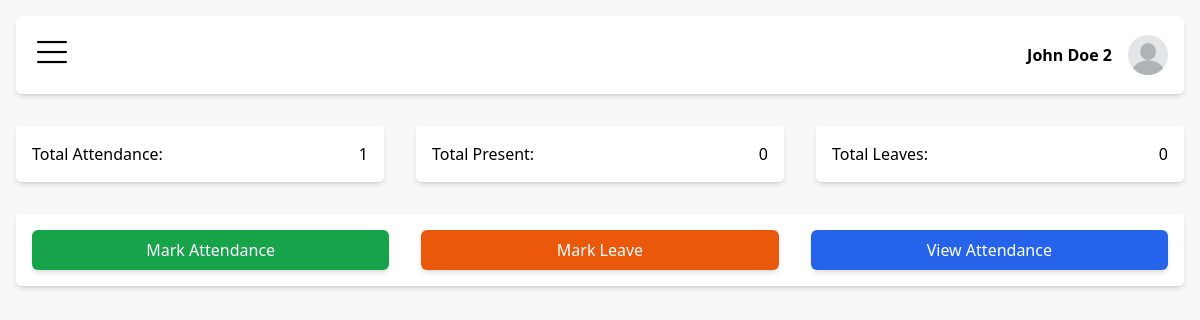
Page / (signed in) on the earlier database version.
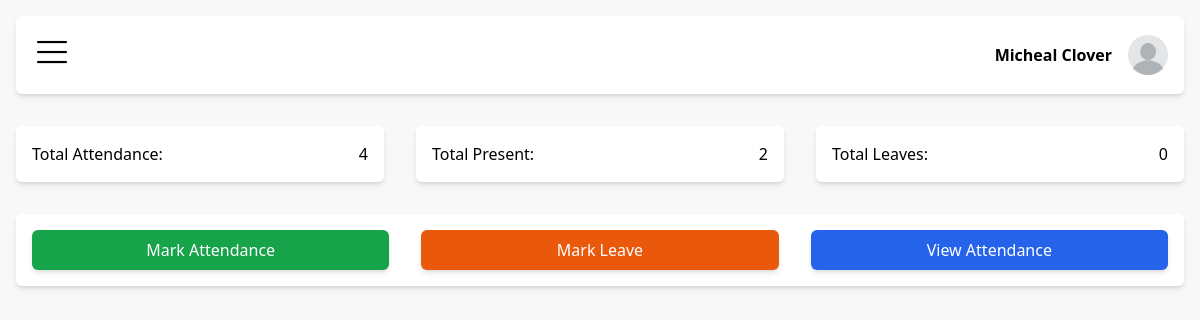
Same page on the later database version.
### tables this page shows
CREATE TABLE `users` (
  `id` varchar(8) NOT NULL,
  `name` text NOT NULL,
  `email` text NOT NULL,
  `pass` text NOT NULL,
  `img` text NOT NULL,
  `status` varchar(7) NOT NULL DEFAULT 'student'
);

### index.php (the view, shortened to what this page needs)
<?php
include ("partials/_dbconnect.php");
$id = $_SESSION["id"];
$sql = "SELECT * FROM `users` WHERE `id` = ?";
$stmt = mysqli_prepare($conn, $sql);
mysqli_stmt_bind_param($stmt, "s", $id);
mysqli_stmt_execute($stmt);
$result = mysqli_stmt_get_result($stmt);
$row = mysqli_fetch_assoc($result);
$name = $row["name"];
$profile_img = $row["img"];
?>
<!DOCTYPE html>
<html lang="en">
<head>
  <script src="https://cdn.tailwindcss.com"></script>
  <link rel="stylesheet" href="side/style.css" />
</head>
<body class="bg-[#F8F8F8]">
  <header class="m-4 p-4 flex justify-between bg-white rounded-md shadow-md relative">
    <div class="cursor-pointer">
      <button onclick="menuHandler()">
        <img src="images/menu.png" class="w-10 h-10" />
      </button>
    </div>
    <div class="flex items-center space-x-4">
      <p class="font-bold">
        <?php echo $name; ?>
      </p>
      <button onclick="profileSetting()">
        <?php
        if ($profile_img == "none") {
          echo '<img src="images/profile/default.jpg" class="w-10 h-10 rounded-full" />';
        } else {
          echo '<img src="images/profile/' . $profile_img . '" class="w-10 h-10 rounded-full object-cover" />';
        }
        ?>
      </button>
    </div>
  </header>
  <?php
  $sql = "SELECT $id FROM `attendance`";
  $stmt = mysqli_prepare($conn, $sql);
  mysqli_stmt_execute($stmt);
  $result = mysqli_stmt_get_result($stmt);
  $attendance = 0;
  $present = 0;
  $leaves = 0;
  while ($row = mysqli_fetch_assoc($result)) {
    if ($row[$id] != 0) {
      $attendance++;
    }
    if ($row[$id] == 1) {
      $present++;
    }
  }
  ?>
  <div class="grid grid-cols-1 md:grid-cols-3">
    <div class="m-4 p-4 flex justify-between bg-white rounded-md shadow-md">
      <p class="">Total Attendance:</p>
      <span>
        <?php echo $attendance; ?>
      </span>
    </div>
    <div class="m-4 p-4 flex justify-between bg-white rounded-md shadow-md">
      <p class="">Total Present:</p>
      <span>
        <?php echo $present; ?>
      </span>
    </div>
    <div class="m-4 p-4 flex justify-between bg-white rounded-md shadow-md">
      <p class="">Total Leaves:</p>
      <span>
        <?php echo $leaves; ?>
      </span>
    </div>
  </div>
  <div class="m-4 p-4 grid grid-cols-1 md:grid-cols-3 justify-between bg-white rounded-md shadow-md gap-4 md:gap-8">
    <button class="py-2 rounded-md bg-green-600 active:bg-green-800 text-white shadow-md"
      onclick="window.location.assign('partials/_mark?mark=1')">
      Mark Attendance
    </button>
    <button class="py-2 rounded-md bg-orange-600 active:bg-orange-700 text-white shadow-md"
      onclick="window.location.assign('partials/_mark?mark=2')">
      Mark Leave
    </button>
    <button class="py-2 rounded-md bg-blue-600 active:bg-blue-800 text-white shadow-md"
      onclick="document.getElementById('attendance-container').classList.toggle('hidden')">
      View Attendance
    </button>
  </div>
</body>
</html>

### side/style.css (style rules this page uses)
html, :host { line-height: 1.5; -webkit-text-size-adjust: 100%; -moz-tab-size: 4; -o-tab-size: 4; tab-size: 4; font-family: ui-sans-serif, system-ui, sans-serif, "Apple Color Emoji", "Segoe UI Emoji", "Segoe UI Symbol", "Noto Color Emoji"; font-feature-settings: normal; font-variation-settings: normal; -webkit-tap-highlight-color: transparent; }
body { margin: 0; line-height: inherit; }
button, input, optgroup, select, textarea { font-family: inherit; font-feature-settings: inherit; font-variation-settings: inherit; font-size: 100%; font-weight: inherit; line-height: inherit; letter-spacing: inherit; color: inherit; margin: 0; padding: 0; }
button, select { text-transform: none; }
button, input:where([type='button']), input:where([type='reset']), input:where([type='submit']) { -webkit-appearance: button; background-color: transparent; background-image: none; }
blockquote, dl, dd, h1, h2, h3, h4, h5, h6, hr, figure, p, pre { margin: 0; }
button, [role="button"] { cursor: pointer; }
img, svg, video, canvas, audio, iframe, embed, object { display: block; vertical-align: middle; }
img, video { max-width: 100%; height: auto; }
.relative { position: relative; }
.m-4 { margin: 1rem; }
.flex { display: flex; }
.grid { display: grid; }
.h-10 { height: 2.5rem; }
.w-10 { width: 2.5rem; }
.cursor-pointer { cursor: pointer; }
.grid-cols-1 { grid-template-columns: repeat(1, minmax(0, 1fr)); }
.items-center { align-items: center; }
.justify-between { justify-content: space-between; }
.gap-4 { gap: 1rem; }
.space-x-4 > :not([hidden]) ~ :not([hidden]) { --tw-space-x-reverse: 0; margin-right: calc(1rem * var(--tw-space-x-reverse)); margin-left: calc(1rem * calc(1 - var(--tw-space-x-reverse))); }
.rounded-full { border-radius: 9999px; }
.rounded-md { border-radius: 0.375rem; }
.bg-\[\#F8F8F8\] { --tw-bg-opacity: 1; background-color: rgb(248 248 248 / var(--tw-bg-opacity)); }
.bg-blue-600 { --tw-bg-opacity: 1; background-color: rgb(37 99 235 / var(--tw-bg-opacity)); }
.bg-green-600 { --tw-bg-opacity: 1; background-color: rgb(22 163 74 / var(--tw-bg-opacity)); }
.bg-orange-600 { --tw-bg-opacity: 1; background-color: rgb(234 88 12 / var(--tw-bg-opacity)); }
.bg-white { --tw-bg-opacity: 1; background-color: rgb(255 255 255 / var(--tw-bg-opacity)); }
.p-4 { padding: 1rem; }
.py-2 { padding-top: 0.5rem; padding-bottom: 0.5rem; }
.font-bold { font-weight: 700; }
.text-white { --tw-text-opacity: 1; color: rgb(255 255 255 / var(--tw-text-opacity)); }
.shadow-md { --tw-shadow: 0 4px 6px -1px rgb(0 0 0 / 0.1), 0 2px 4px -2px rgb(0 0 0 / 0.1); --tw-shadow-colored: 0 4px 6px -1px var(--tw-shadow-color), 0 2px 4px -2px var(--tw-shadow-color); box-shadow: var(--tw-ring-offset-shadow, 0 0 #0000), var(--tw-ring-shadow, 0 0 #0000), var(--tw-shadow); }
@media (min-width: 768px) { .md\:grid-cols-3 { grid-template-columns: repeat(3, minmax(0, 1fr)); } }
@media (min-width: 768px) { .md\:gap-8 { gap: 2rem; } }

Differences in the rows shown:
changed users: name "John Doe 2" → "Micheal Clover"
Other differences:
$attendance: "1" → "4"
$present: "0" → "2"
